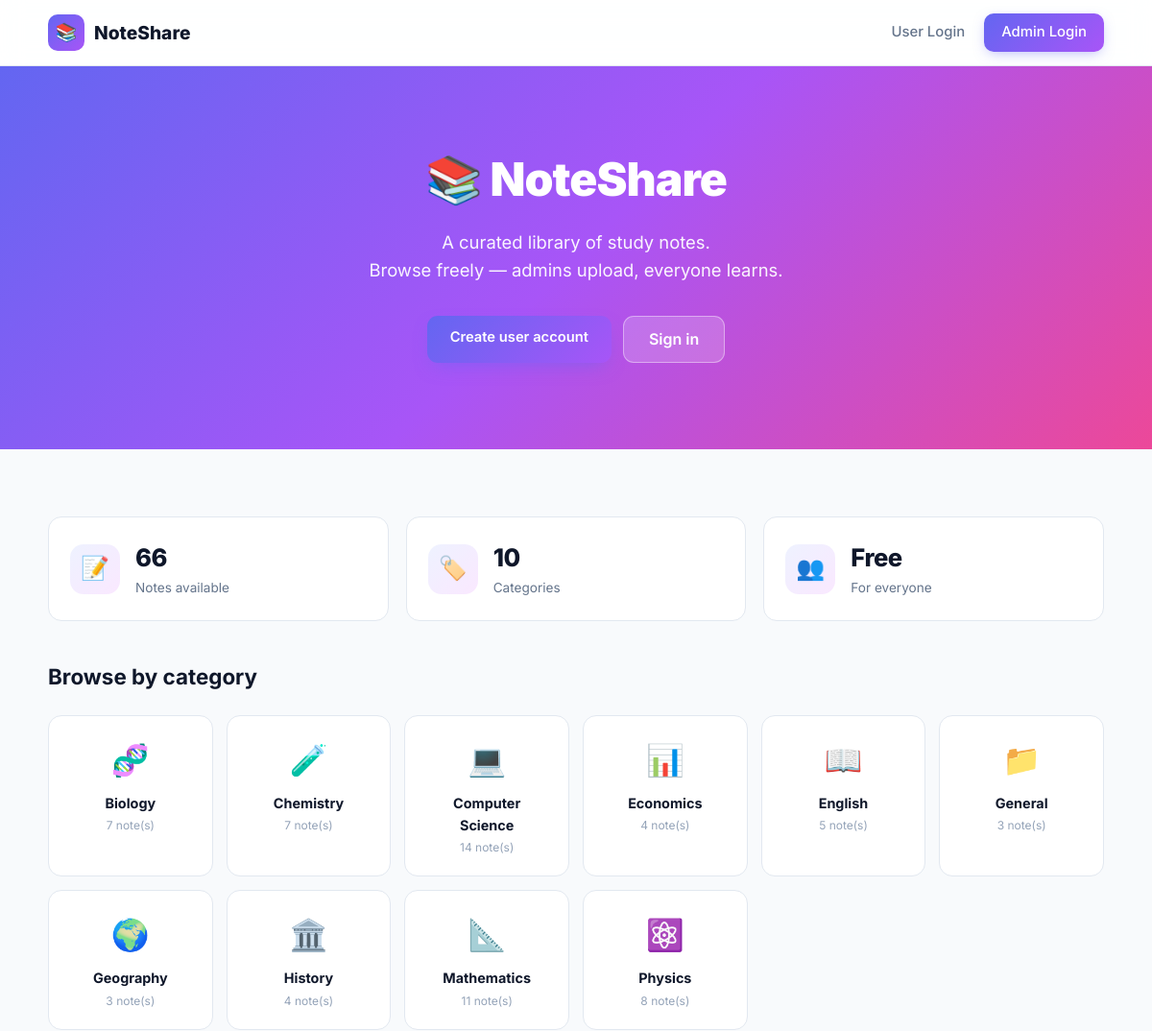
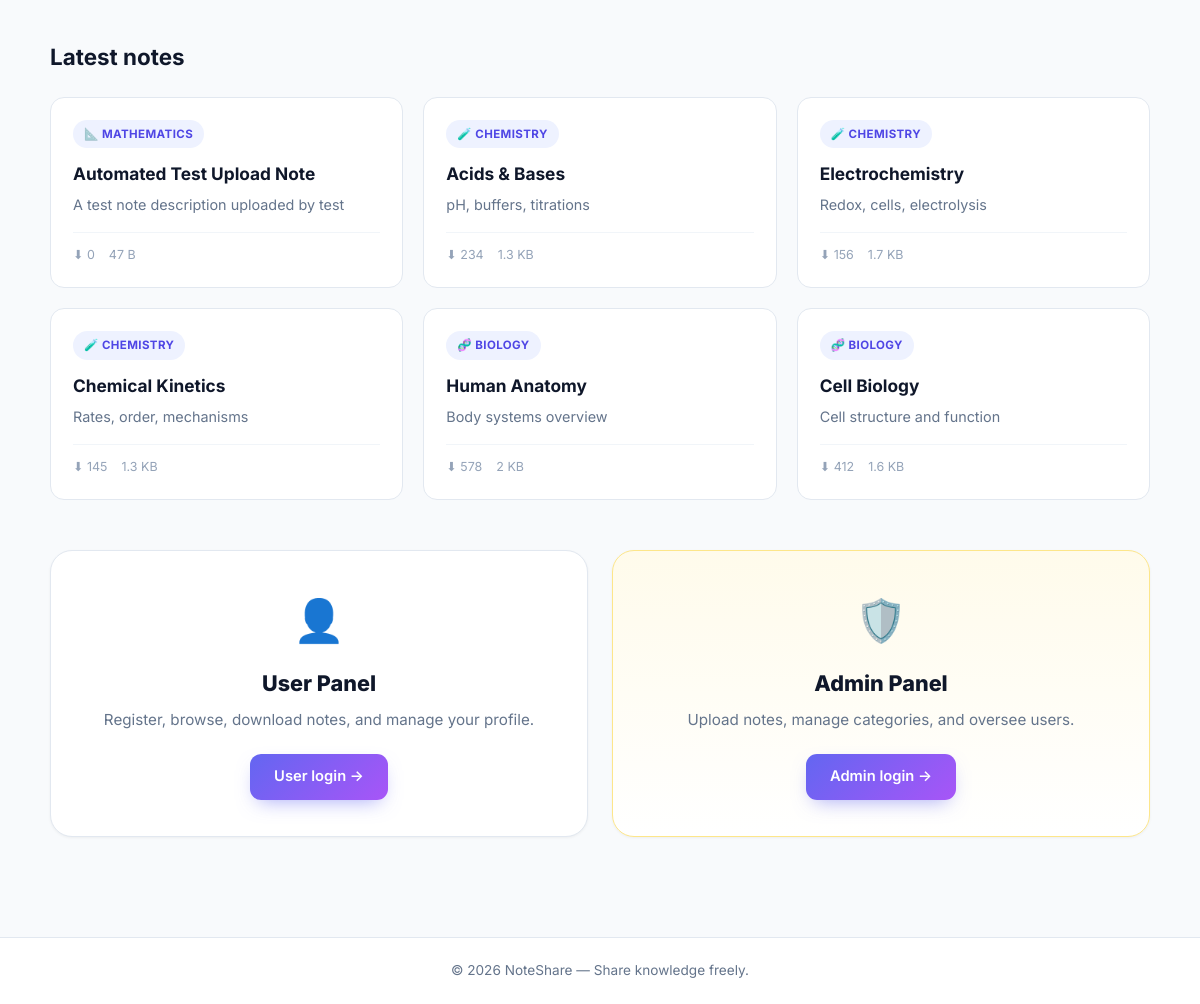
The page / on the database its author committed (2 pictures, top to bottom).
### tables this page shows
CREATE TABLE `categories` (
  `id` int(11) NOT NULL,
  `name` varchar(100) NOT NULL,
  `icon` varchar(10) DEFAULT '?',
  `created_at` timestamp NOT NULL DEFAULT current_timestamp()
);

CREATE TABLE `notes` (
  `id` int(11) NOT NULL,
  `user_id` int(11) NOT NULL,
  `category_id` int(11) DEFAULT NULL,
  `title` varchar(200) NOT NULL,
  `description` text DEFAULT NULL,
  `subject` varchar(100) DEFAULT 'General',
  `content` longtext DEFAULT NULL,
  `filename` varchar(255) NOT NULL,
  `original_name` varchar(255) NOT NULL,
  `filesize` int(11) NOT NULL,
  `filetype` varchar(100) DEFAULT NULL,
  `downloads` int(11) DEFAULT 0,
  `created_at` timestamp NOT NULL DEFAULT current_timestamp()
);

### index.php (the view, shortened to what this page needs)
<?php
require_once __DIR__ . '/config.php';
require_once __DIR__ . '/functions.php';
$cats = $pdo->query("
    SELECT c.*,
           (SELECT COUNT(*) FROM notes WHERE category_id = c.id) AS cnt
    FROM categories c
    ORDER BY c.name
")->fetchAll();
$recent = $pdo->query("
    SELECT n.*, c.icon AS cat_icon, c.name AS cat_name,
           (SELECT AVG(rating) FROM ratings WHERE note_id = n.id) AS avg_rating
    FROM notes n
    LEFT JOIN categories c ON c.id = n.category_id
    ORDER BY n.created_at DESC
    LIMIT 6
")->fetchAll();
$total_notes = (int)$pdo->query("SELECT COUNT(*) FROM notes")->fetchColumn();
$total_cats  = (int)$pdo->query("SELECT COUNT(*) FROM categories")->fetchColumn();
render_header('Welcome');
?>
<section class="hero">
  <div class="container">
    <h1>📚 NoteShare</h1>
    <p>A curated library of study notes.<br>Browse freely — admins upload, everyone learns.</p>
    <div class="hero-buttons">
      <?php if (is_logged_in()): ?>
        <a class="btn-primary" href="<?= BASE_URL ?>/user/dashboard.php">Go to Dashboard</a>
      <?php else: ?>
        <a class="btn-primary" href="<?= BASE_URL ?>/user/register.php">Create user account</a>
        <a class="btn-ghost-lg" href="<?= BASE_URL ?>/user/login.php">Sign in</a>
      <?php endif; ?>
    </div>
  </div>
</section>
<main class="container">
  <div class="stats" style="margin-top:30px;margin-bottom:40px">
    <div class="stat-card">
      <div class="stat-icon">📝</div>
      <div><div class="stat-num"><?= $total_notes ?></div><div class="stat-label">Notes available</div></div>
    </div>
    <div class="stat-card">
      <div class="stat-icon">🏷️</div>
      <div><div class="stat-num"><?= $total_cats ?></div><div class="stat-label">Categories</div></div>
    </div>
    <div class="stat-card">
      <div class="stat-icon">👥</div>
      <div><div class="stat-num">Free</div><div class="stat-label">For everyone</div></div>
    </div>
  </div>
  <div class="section-head">
    <h2>Browse by category</h2>
  </div>
  <div style="display:grid;grid-template-columns:repeat(auto-fill,minmax(160px,1fr));gap:14px;margin-bottom:40px">
    <?php foreach ($cats as $c): ?>
      <div style="background:#fff;border:1px solid var(--border);border-radius:14px;padding:20px;text-align:center;transition:.2s"
           onmouseover="this.style.transform='translateY(-3px)';this.style.boxShadow='0 10px 24px -10px rgba(99,102,241,.4)'"
           onmouseout="this.style.transform='';this.style.boxShadow=''">
        <div style="font-size:2rem;margin-bottom:8px"><?= e($c['icon']) ?></div>
        <div style="font-weight:700;color:#0f172a;font-size:.9rem"><?= e($c['name']) ?></div>
        <div style="font-size:.75rem;color:#94a3b8;margin-top:2px"><?= (int)$c['cnt'] ?> note(s)</div>
      </div>
    <?php endforeach; ?>
  </div>
  <div class="section-head">
    <h2>Latest notes</h2>
  </div>
  <?php if (!$recent): ?>
    <p class="no-results">No notes yet.</p>
  <?php else: ?>
    <div class="grid">
      <?php foreach ($recent as $n): ?>
        <article class="card">
          <div class="card-top">
            <span class="badge"><?= e($n['cat_icon'] ?? '📁') ?> <?= e($n['cat_name'] ?? $n['subject']) ?></span>
          </div>
          <h3><?= e($n['title']) ?></h3>
          <p class="desc"><?= e(mb_strimwidth($n['description'] ?? '', 0, 120, '…')) ?></p>
          <div class="meta">
            <span>⬇ <?= (int)$n['downloads'] ?></span>
            <span><?= format_bytes((int)$n['filesize']) ?></span>
          </div>
        </article>
      <?php endforeach; ?>
    </div>
  <?php endif; ?>
  <div class="split-cards" style="margin-top:50px">
    <div class="split-card">
      <div class="split-icon">👤</div>
      <h2>User Panel</h2>
      <p>Register, browse, download notes, and manage your profile.</p>
      <a class="btn-primary" href="<?= BASE_URL ?>/user/login.php">User login →</a>
    </div>
    <div class="split-card admin">
      <div class="split-icon">🛡️</div>
      <h2>Admin Panel</h2>
      <p>Upload notes, manage categories, and oversee users.</p>
      <a class="btn-primary" href="<?= BASE_URL ?>/admin/login.php">Admin login →</a>
    </div>
  </div>
</main>
<?php render_footer(); ?>

### functions.php (shortened to what this page needs)
<?php
function is_logged_in(): bool { return isset($_SESSION['user_id']); }
function current_user(): ?array {
    static $u = null;
    if (!is_logged_in()) return null;
    return $u;
}
function e(?string $s): string { return htmlspecialchars($s ?? '', ENT_QUOTES, 'UTF-8'); }
function format_bytes(int $b): string {
    if ($b >= 1024)       return round($b / 1024, 1) . ' KB';
    return $b . ' B';
}
function render_header(string $title, string $panel = 'user'): void {
    $user = current_user();
    ?><!DOCTYPE html>
<html lang="en">
<head>
<link rel="stylesheet" href="<?= BASE_URL ?>/style.css">
</head>
<body class="panel-<?= e($panel) ?>">
<header class="navbar <?= $panel === 'admin' ? 'navbar-admin' : '' ?>">
  <div class="nav-inner">
    <a href="<?= BASE_URL ?>/index.php" class="brand">
      <span class="brand-icon"><?= $panel === 'admin' ? '🛡️' : '📚' ?></span>
      <span>NoteShare<?= $panel === 'admin' ? ' <small>Admin</small>' : '' ?></span>
    </a>
    <nav class="nav-links">
      <?php if ($user): ?>
        <div class="user-menu">
          <img src="<?= e(avatar_url($user)) ?>" class="avatar-sm" alt="avatar">
          <div class="dropdown">
            <div class="dd-head">
              <strong><?= e($user['username']) ?></strong>
              <small><?= e($user['role']) ?> · <?= e($user['email']) ?></small>
            </div>
            <a href="profile.php">Profile</a>
            <a href="dashboard.php">Dashboard</a>
            <a href="logout.php" class="danger">Logout</a>
          </div>
        </div>
      <?php else: ?>
        <a href="<?= BASE_URL ?>/user/login.php">User Login</a>
        <a href="<?= BASE_URL ?>/admin/login.php" class="btn-nav">Admin Login</a>
      <?php endif; ?>
    </nav>
  </div>
</header>
<?php }
function render_footer(): void { ?>
<footer class="site-footer">
  <div class="container">© <?= date('Y') ?> NoteShare — Share knowledge freely.</div>
</footer>
</body></html>
<?php }

### rows shown on the page
categories: icon "🧬", name "Biology", cnt "7"
categories: icon "🧪", name "Chemistry", cnt "7"
categories: icon "💻", name "Computer Science", cnt "14"
categories: icon "📊", name "Economics", cnt "4"
categories: icon "📖", name "English", cnt "5"
categories: icon "📁", name "General", cnt "3"
categories: icon "🌍", name "Geography", cnt "3"
categories: icon "🏛️", name "History", cnt "4"
categories: icon "📐", name "Mathematics", cnt "11"
categories: icon "⚛️", name "Physics", cnt "8"
notes: category.icon "📐", category.name "MATHEMATICS", title "Automated Test Upload Note", description "A test note description uploaded by test", downloads "0", filesize "47 B"
notes: category.icon "🧪", category.name "CHEMISTRY", title "Acids & Bases", description "pH, buffers, titrations", downloads "234", filesize "1.3 KB"
notes: category.icon "🧪", category.name "CHEMISTRY", title "Electrochemistry", description "Redox, cells, electrolysis", downloads "156", filesize "1.7 KB"
notes: category.icon "🧪", category.name "CHEMISTRY", title "Chemical Kinetics", description "Rates, order, mechanisms", downloads "145", filesize "1.3 KB"
notes: category.icon "🧬", category.name "BIOLOGY", title "Human Anatomy", description "Body systems overview", downloads "578", filesize "2 KB"
notes: category.icon "🧬", category.name "BIOLOGY", title "Cell Biology", description "Cell structure and function", downloads "412", filesize "1.6 KB"

### other values the page prints
$total_notes "66"
$total_cats "10"
